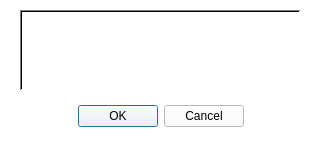
<?xml version="1.0" encoding="UTF-8"?>
<ui version="4.0">
 <class>history</class>
 <widget class="QDialog" name="history">
  <property name="geometry">
   <rect>
    <x>0</x>
    <y>0</y>
    <width>321</width>
    <height>144</height>
   </rect>
  </property>
  <property name="minimumSize">
   <size>
    <width>321</width>
    <height>144</height>
   </size>
  </property>
  <property name="maximumSize">
   <size>
    <width>321</width>
    <height>144</height>
   </size>
  </property>
  <property name="palette">
   <palette>
    <active>
     <colorrole role="WindowText">
      <brush brushstyle="SolidPattern">
       <color alpha="255">
        <red>0</red>
        <green>0</green>
        <blue>0</blue>
       </color>
      </brush>
     </colorrole>
     <colorrole role="Button">
      <brush brushstyle="SolidPattern">
       <color alpha="255">
        <red>255</red>
        <green>255</green>
        <blue>255</blue>
       </color>
      </brush>
     </colorrole>
     <colorrole role="Light">
      <brush brushstyle="SolidPattern">
       <color alpha="255">
        <red>255</red>
        <green>255</green>
        <blue>255</blue>
       </color>
      </brush>
     </colorrole>
     <colorrole role="Midlight">
      <brush brushstyle="SolidPattern">
       <color alpha="255">
        <red>255</red>
        <green>255</green>
        <blue>255</blue>
       </color>
      </brush>
     </colorrole>
     <colorrole role="Dark">
      <brush brushstyle="SolidPattern">
       <color alpha="255">
        <red>127</red>
        <green>127</green>
        <blue>127</blue>
       </color>
      </brush>
     </colorrole>
     <colorrole role="Mid">
      <brush brushstyle="SolidPattern">
       <color alpha="255">
        <red>170</red>
        <green>170</green>
        <blue>170</blue>
       </color>
      </brush>
     </colorrole>
     <colorrole role="Text">
      <brush brushstyle="SolidPattern">
       <color alpha="255">
        <red>0</red>
        <green>0</green>
        <blue>0</blue>
       </color>
      </brush>
     </colorrole>
     <colorrole role="BrightText">
      <brush brushstyle="SolidPattern">
       <color alpha="255">
        <red>255</red>
        <green>255</green>
        <blue>255</blue>
       </color>
      </brush>
     </colorrole>
     <colorrole role="ButtonText">
      <brush brushstyle="SolidPattern">
       <color alpha="255">
        <red>0</red>
        <green>0</green>
        <blue>0</blue>
       </color>
      </brush>
     </colorrole>
     <colorrole role="Base">
      <brush brushstyle="SolidPattern">
       <color alpha="255">
        <red>255</red>
        <green>255</green>
        <blue>255</blue>
       </color>
      </brush>
     </colorrole>
     <colorrole role="Window">
      <brush brushstyle="SolidPattern">
       <color alpha="255">
        <red>255</red>
        <green>255</green>
        <blue>255</blue>
       </color>
      </brush>
     </colorrole>
     <colorrole role="Shadow">
      <brush brushstyle="SolidPattern">
       <color alpha="255">
        <red>0</red>
        <green>0</green>
        <blue>0</blue>
       </color>
      </brush>
     </colorrole>
     <colorrole role="AlternateBase">
      <brush brushstyle="SolidPattern">
       <color alpha="255">
        <red>255</red>
        <green>255</green>
        <blue>255</blue>
       </color>
      </brush>
     </colorrole>
     <colorrole role="ToolTipBase">
      <brush brushstyle="SolidPattern">
       <color alpha="255">
        <red>255</red>
        <green>255</green>
        <blue>220</blue>
       </color>
      </brush>
     </colorrole>
     <colorrole role="ToolTipText">
      <brush brushstyle="SolidPattern">
       <color alpha="255">
        <red>0</red>
        <green>0</green>
        <blue>0</blue>
       </color>
      </brush>
     </colorrole>
     <colorrole role="PlaceholderText">
      <brush brushstyle="SolidPattern">
       <color alpha="128">
        <red>0</red>
        <green>0</green>
        <blue>0</blue>
       </color>
      </brush>
     </colorrole>
    </active>
    <inactive>
     <colorrole role="WindowText">
      <brush brushstyle="SolidPattern">
       <color alpha="255">
        <red>0</red>
        <green>0</green>
        <blue>0</blue>
       </color>
      </brush>
     </colorrole>
     <colorrole role="Button">
      <brush brushstyle="SolidPattern">
       <color alpha="255">
        <red>255</red>
        <green>255</green>
        <blue>255</blue>
       </color>
      </brush>
     </colorrole>
     <colorrole role="Light">
      <brush brushstyle="SolidPattern">
       <color alpha="255">
        <red>255</red>
        <green>255</green>
        <blue>255</blue>
       </color>
      </brush>
     </colorrole>
     <colorrole role="Midlight">
      <brush brushstyle="SolidPattern">
       <color alpha="255">
        <red>255</red>
        <green>255</green>
        <blue>255</blue>
       </color>
      </brush>
     </colorrole>
     <colorrole role="Dark">
      <brush brushstyle="SolidPattern">
       <color alpha="255">
        <red>127</red>
        <green>127</green>
        <blue>127</blue>
       </color>
      </brush>
     </colorrole>
     <colorrole role="Mid">
      <brush brushstyle="SolidPattern">
       <color alpha="255">
        <red>170</red>
        <green>170</green>
        <blue>170</blue>
       </color>
      </brush>
     </colorrole>
     <colorrole role="Text">
      <brush brushstyle="SolidPattern">
       <color alpha="255">
        <red>0</red>
        <green>0</green>
        <blue>0</blue>
       </color>
      </brush>
     </colorrole>
     <colorrole role="BrightText">
      <brush brushstyle="SolidPattern">
       <color alpha="255">
        <red>255</red>
        <green>255</green>
        <blue>255</blue>
       </color>
      </brush>
     </colorrole>
     <colorrole role="ButtonText">
      <brush brushstyle="SolidPattern">
       <color alpha="255">
        <red>0</red>
        <green>0</green>
        <blue>0</blue>
       </color>
      </brush>
     </colorrole>
     <colorrole role="Base">
      <brush brushstyle="SolidPattern">
       <color alpha="255">
        <red>255</red>
        <green>255</green>
        <blue>255</blue>
       </color>
      </brush>
     </colorrole>
     <colorrole role="Window">
      <brush brushstyle="SolidPattern">
       <color alpha="255">
        <red>255</red>
        <green>255</green>
        <blue>255</blue>
       </color>
      </brush>
     </colorrole>
     <colorrole role="Shadow">
      <brush brushstyle="SolidPattern">
       <color alpha="255">
        <red>0</red>
        <green>0</green>
        <blue>0</blue>
       </color>
      </brush>
     </colorrole>
     <colorrole role="AlternateBase">
      <brush brushstyle="SolidPattern">
       <color alpha="255">
        <red>255</red>
        <green>255</green>
        <blue>255</blue>
       </color>
      </brush>
     </colorrole>
     <colorrole role="ToolTipBase">
      <brush brushstyle="SolidPattern">
       <color alpha="255">
        <red>255</red>
        <green>255</green>
        <blue>220</blue>
       </color>
      </brush>
     </colorrole>
     <colorrole role="ToolTipText">
      <brush brushstyle="SolidPattern">
       <color alpha="255">
        <red>0</red>
        <green>0</green>
        <blue>0</blue>
       </color>
      </brush>
     </colorrole>
     <colorrole role="PlaceholderText">
      <brush brushstyle="SolidPattern">
       <color alpha="128">
        <red>0</red>
        <green>0</green>
        <blue>0</blue>
       </color>
      </brush>
     </colorrole>
    </inactive>
    <disabled>
     <colorrole role="WindowText">
      <brush brushstyle="SolidPattern">
       <color alpha="255">
        <red>127</red>
        <green>127</green>
        <blue>127</blue>
       </color>
      </brush>
     </colorrole>
     <colorrole role="Button">
      <brush brushstyle="SolidPattern">
       <color alpha="255">
        <red>255</red>
        <green>255</green>
        <blue>255</blue>
       </color>
      </brush>
     </colorrole>
     <colorrole role="Light">
      <brush brushstyle="SolidPattern">
       <color alpha="255">
        <red>255</red>
        <green>255</green>
        <blue>255</blue>
       </color>
      </brush>
     </colorrole>
     <colorrole role="Midlight">
      <brush brushstyle="SolidPattern">
       <color alpha="255">
        <red>255</red>
        <green>255</green>
        <blue>255</blue>
       </color>
      </brush>
     </colorrole>
     <colorrole role="Dark">
      <brush brushstyle="SolidPattern">
       <color alpha="255">
        <red>127</red>
        <green>127</green>
        <blue>127</blue>
       </color>
      </brush>
     </colorrole>
     <colorrole role="Mid">
      <brush brushstyle="SolidPattern">
       <color alpha="255">
        <red>170</red>
        <green>170</green>
        <blue>170</blue>
       </color>
      </brush>
     </colorrole>
     <colorrole role="Text">
      <brush brushstyle="SolidPattern">
       <color alpha="255">
        <red>127</red>
        <green>127</green>
        <blue>127</blue>
       </color>
      </brush>
     </colorrole>
     <colorrole role="BrightText">
      <brush brushstyle="SolidPattern">
       <color alpha="255">
        <red>255</red>
        <green>255</green>
        <blue>255</blue>
       </color>
      </brush>
     </colorrole>
     <colorrole role="ButtonText">
      <brush brushstyle="SolidPattern">
       <color alpha="255">
        <red>127</red>
        <green>127</green>
        <blue>127</blue>
       </color>
      </brush>
     </colorrole>
     <colorrole role="Base">
      <brush brushstyle="SolidPattern">
       <color alpha="255">
        <red>255</red>
        <green>255</green>
        <blue>255</blue>
       </color>
      </brush>
     </colorrole>
     <colorrole role="Window">
      <brush brushstyle="SolidPattern">
       <color alpha="255">
        <red>255</red>
        <green>255</green>
        <blue>255</blue>
       </color>
      </brush>
     </colorrole>
     <colorrole role="Shadow">
      <brush brushstyle="SolidPattern">
       <color alpha="255">
        <red>0</red>
        <green>0</green>
        <blue>0</blue>
       </color>
      </brush>
     </colorrole>
     <colorrole role="AlternateBase">
      <brush brushstyle="SolidPattern">
       <color alpha="255">
        <red>255</red>
        <green>255</green>
        <blue>255</blue>
       </color>
      </brush>
     </colorrole>
     <colorrole role="ToolTipBase">
      <brush brushstyle="SolidPattern">
       <color alpha="255">
        <red>255</red>
        <green>255</green>
        <blue>220</blue>
       </color>
      </brush>
     </colorrole>
     <colorrole role="ToolTipText">
      <brush brushstyle="SolidPattern">
       <color alpha="255">
        <red>0</red>
        <green>0</green>
        <blue>0</blue>
       </color>
      </brush>
     </colorrole>
     <colorrole role="PlaceholderText">
      <brush brushstyle="SolidPattern">
       <color alpha="128">
        <red>0</red>
        <green>0</green>
        <blue>0</blue>
       </color>
      </brush>
     </colorrole>
    </disabled>
   </palette>
  </property>
  <property name="windowTitle">
   <string>History</string>
  </property>
  <widget class="QDialogButtonBox" name="buttonBox">
   <property name="geometry">
    <rect>
     <x>30</x>
     <y>100</y>
     <width>261</width>
     <height>32</height>
    </rect>
   </property>
   <property name="orientation">
    <enum>Qt::Horizontal</enum>
   </property>
   <property name="standardButtons">
    <set>QDialogButtonBox::Cancel|QDialogButtonBox::Ok</set>
   </property>
   <property name="centerButtons">
    <bool>true</bool>
   </property>
  </widget>
  <widget class="QWidget" name="horizontalLayoutWidget">
   <property name="geometry">
    <rect>
     <x>20</x>
     <y>10</y>
     <width>281</width>
     <height>81</height>
    </rect>
   </property>
   <layout class="QHBoxLayout" name="horizontalLayout">
    <item>
     <layout class="QVBoxLayout" name="verticalLayout">
      <item>
       <widget class="QListWidget" name="list1">
        <property name="font">
         <font>
          <pointsize>12</pointsize>
         </font>
        </property>
        <property name="frameShape">
         <enum>QFrame::WinPanel</enum>
        </property>
        <property name="autoScroll">
         <bool>false</bool>
        </property>
        <property name="autoScrollMargin">
         <number>15</number>
        </property>
       </widget>
      </item>
     </layout>
    </item>
   </layout>
  </widget>
 </widget>
 <resources/>
 <connections>
  <connection>
   <sender>buttonBox</sender>
   <signal>accepted()</signal>
   <receiver>history</receiver>
   <slot>accept()</slot>
   <hints>
    <hint type="sourcelabel">
     <x>248</x>
     <y>254</y>
    </hint>
    <hint type="destinationlabel">
     <x>157</x>
     <y>274</y>
    </hint>
   </hints>
  </connection>
  <connection>
   <sender>buttonBox</sender>
   <signal>rejected()</signal>
   <receiver>history</receiver>
   <slot>reject()</slot>
   <hints>
    <hint type="sourcelabel">
     <x>316</x>
     <y>260</y>
    </hint>
    <hint type="destinationlabel">
     <x>286</x>
     <y>274</y>
    </hint>
   </hints>
  </connection>
 </connections>
</ui>
